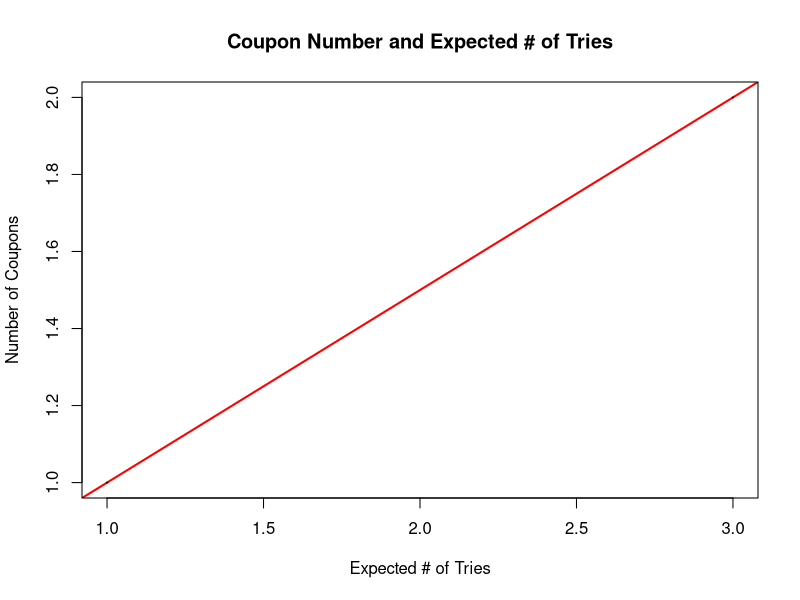
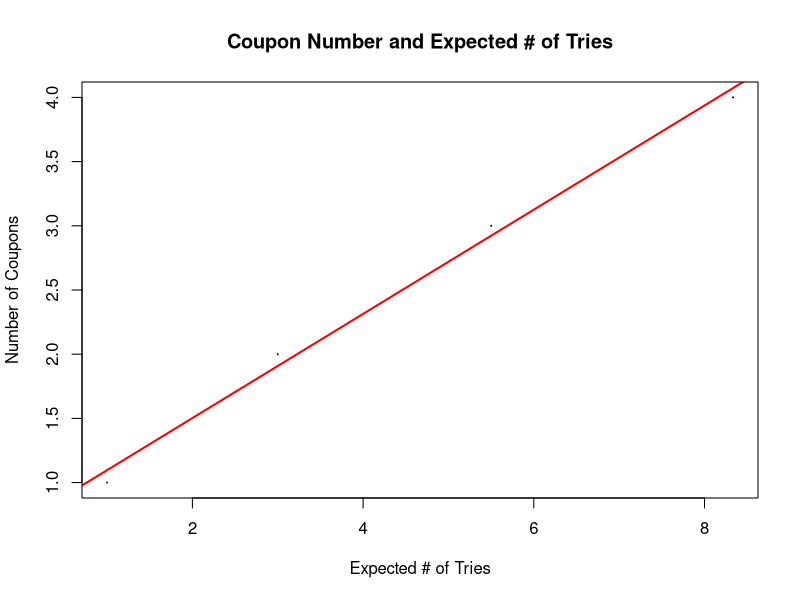
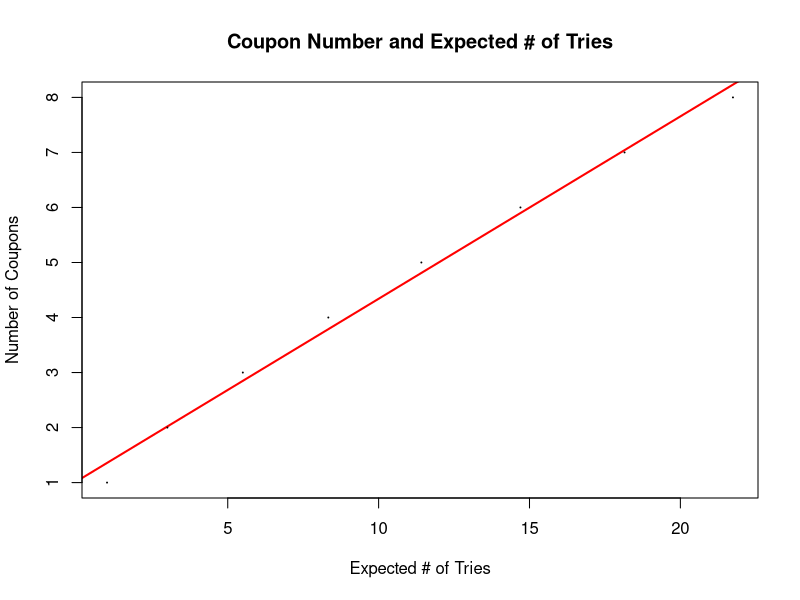
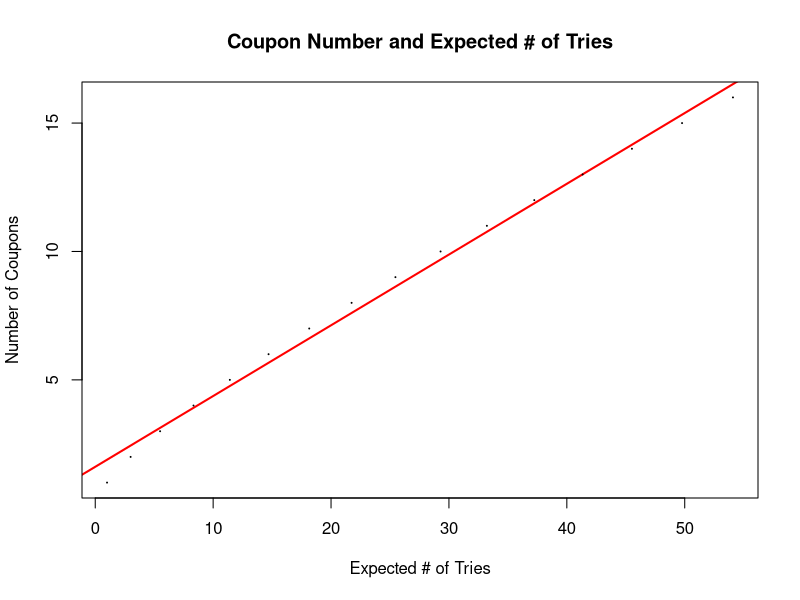
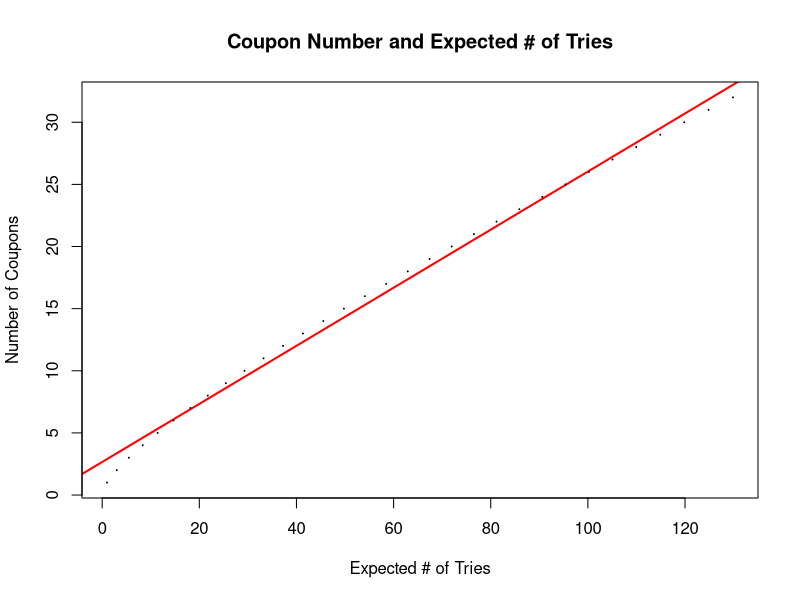
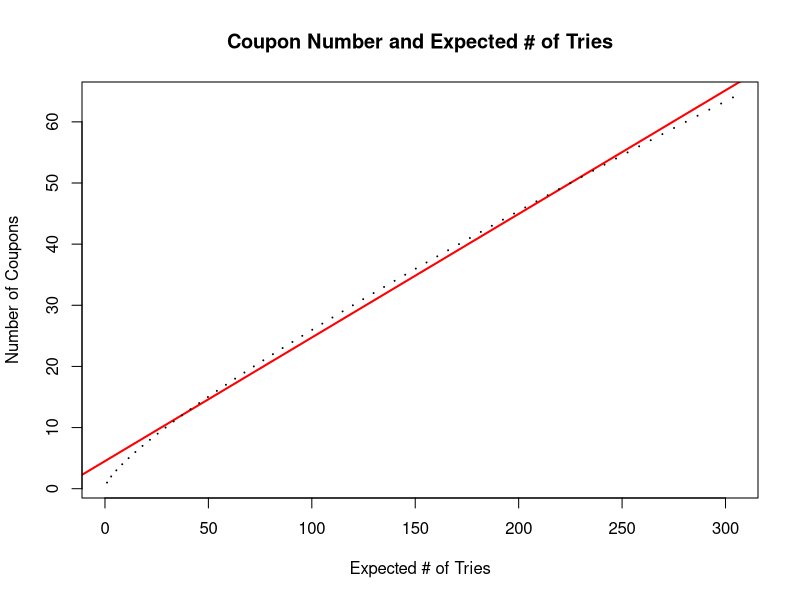
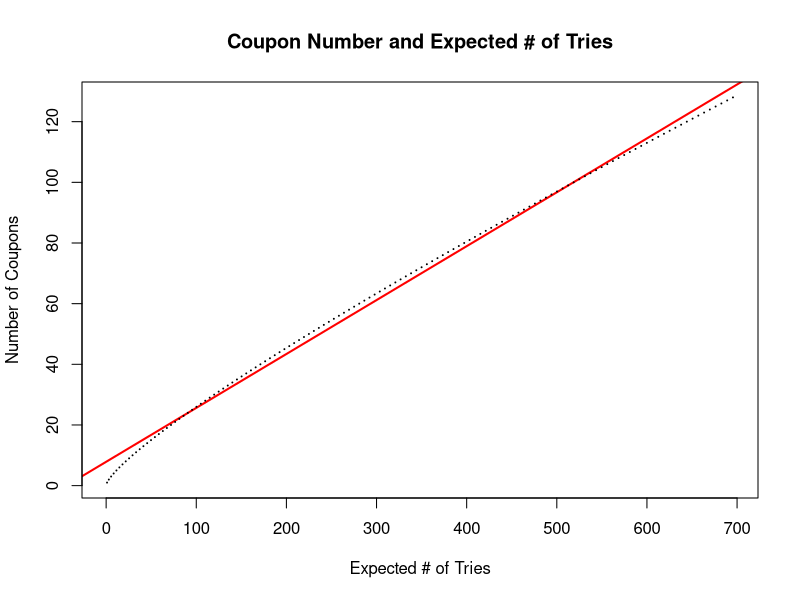
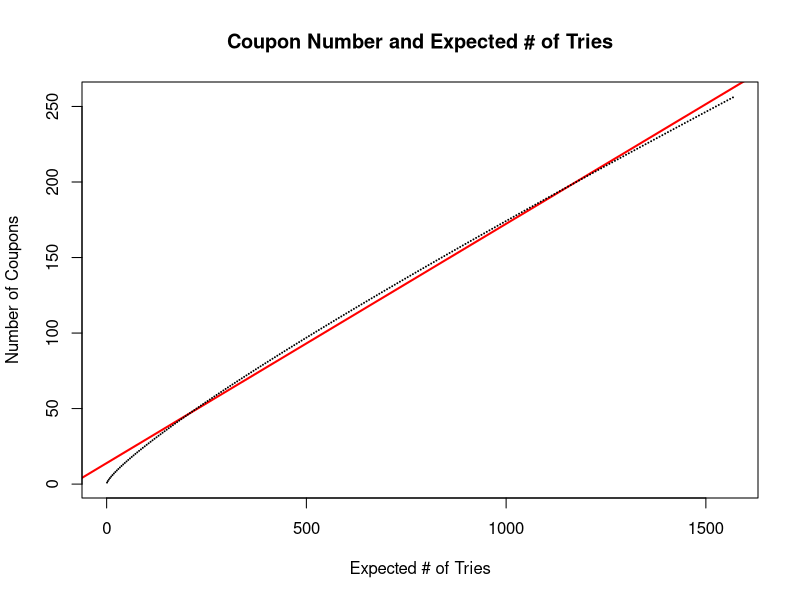

These figures' R source, in order:
powers = 1:15
base = 2
slopes = numeric(length(powers))
for (power in powers){
    x = base^power
    y = numeric(x)
    for (coupons in 1:x){
        y[coupons] = sum((function (x) 1/x) (1:coupons))*coupons
    }
    plot(y,1:x,col = "black",main = "Coupon Number and Expected # of Tries", pch = 20,
         abline(lm(1:x~y),col="red",lwd=2),cex = 0.1,xlab = "Expected # of Tries",ylab = "Number of Coupons")
    
    len <- 1:length(y)
    relation <- lm(y~len)
    slopes[power] = relation$coefficients[2]
    print(paste("Current Progress:",power,"/",length(powers)))
}

for (i in head(powers,-1)){
    print(slopes[i+1]-slopes[i])
}


coupons = 1:30000
#y is expected number of draws to complete collection of x coupons
y = numeric(length(coupons))
for (coupon in coupons){
    y[coupon] = sum((function (x) 1/x) (1:coupon))*coupon}
m <- lm(y ~ coupons * log(coupons) + coupons)
coefs = summary(m)$coefficients[1:4]
cc = coupons
predictions = coefs[1] + coefs[4]*cc *log(cc) + coefs[2]*cc
plot(coupons,predictions)
plot(coupons,y-predictions)
